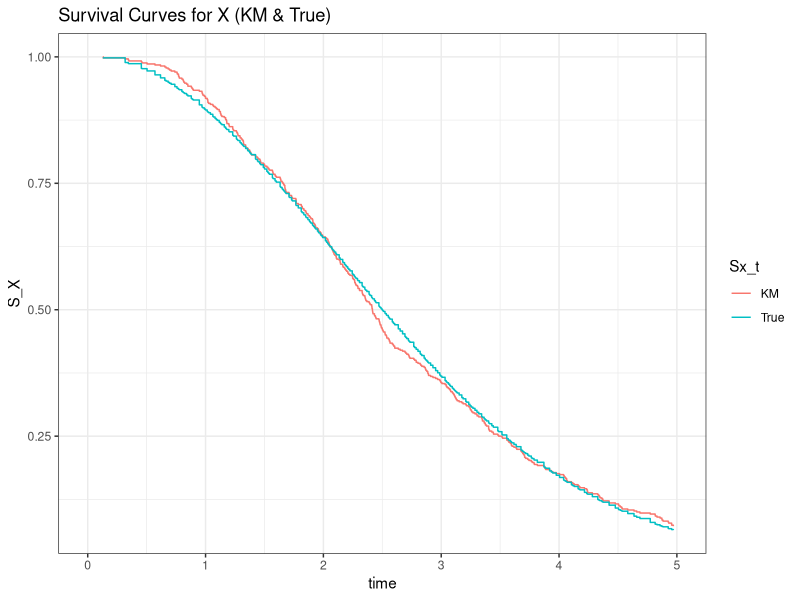
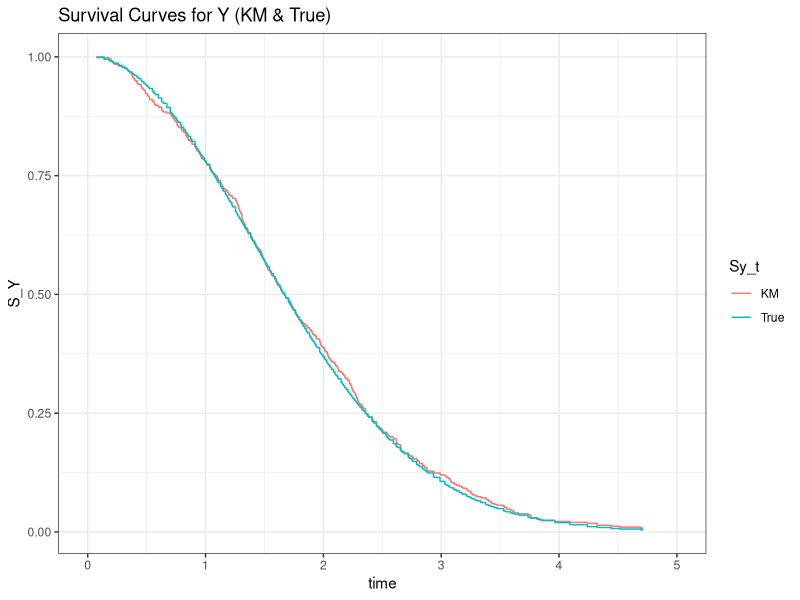
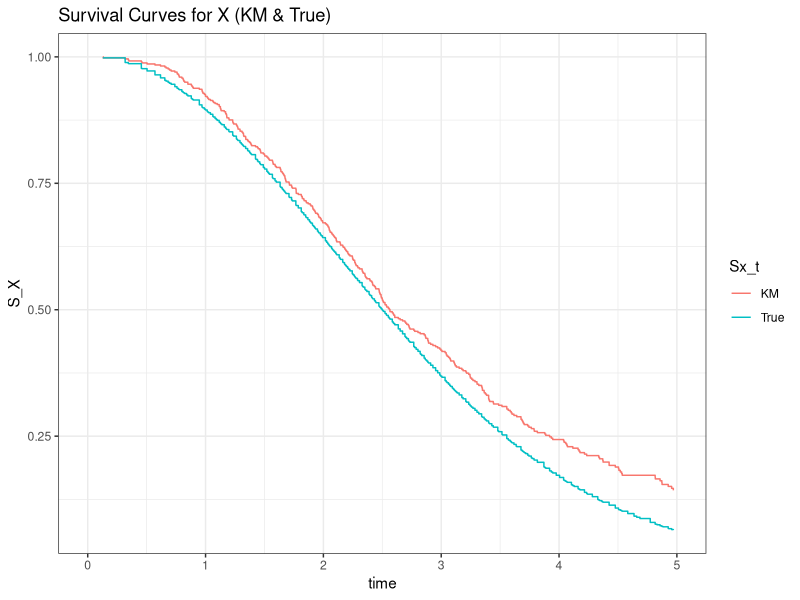
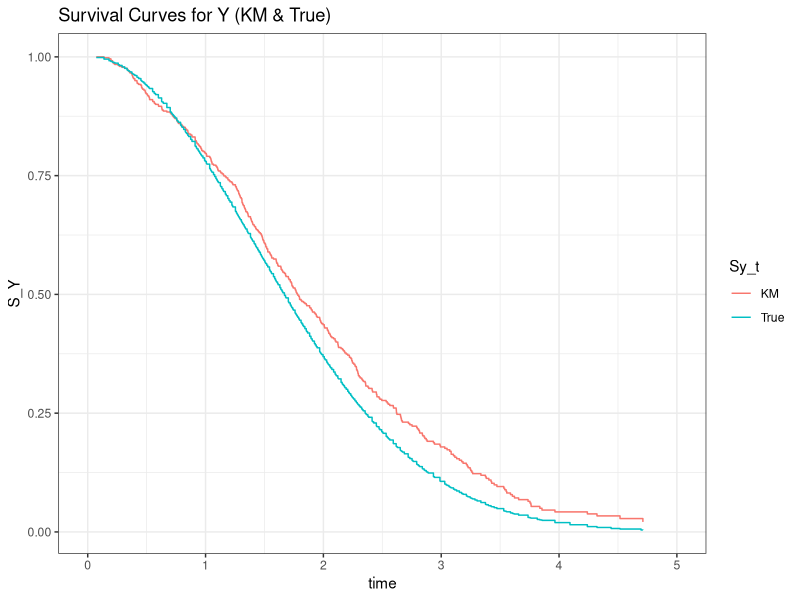
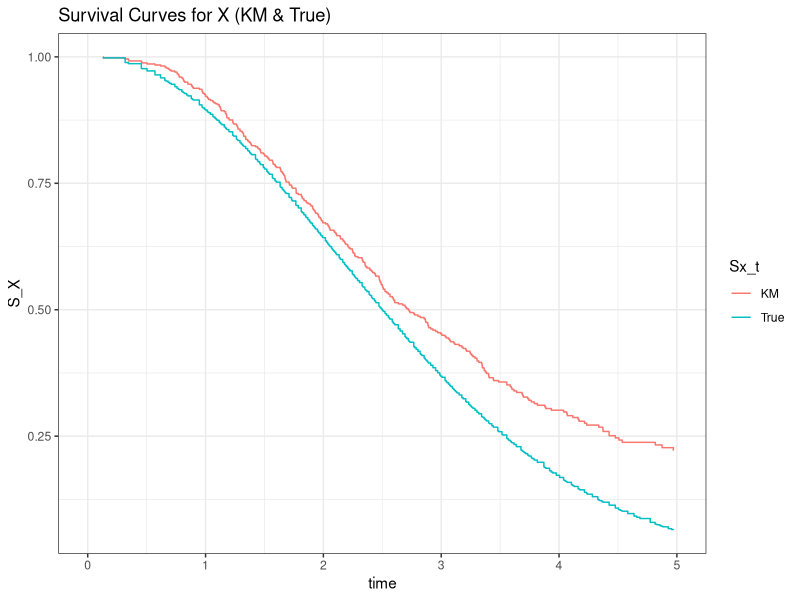
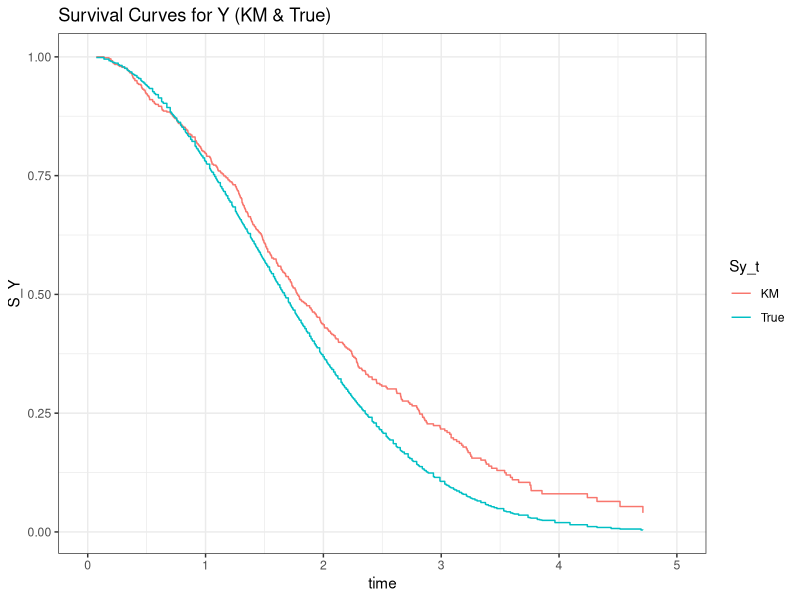

Source code (R) for these figures, in order:
## ---- chunk 1
knitr::opts_chunk$set(echo = TRUE)
## ---- chunk 2
simulate_G <- function(n, alpha, beta) {
  # Simulate draws of Weibull random variable.
  # 
  # Args:
  #   n: sample size
  #   alpha: scale parameter
  #   beta: shape parameter
  #
  # Sample U ~ N(0, 1)
  U <- runif(n)
  # Compute Weibull r.v. using inversed CDF
  X <- alpha * (- log(1 - U)) ^ (1 / beta)
  # return a length-n vector
  return(X)
}
## ---- chunk 3
library(survival)
t = sample(1:10, 10, replace = T)
d = sample(c(TRUE, FALSE), 10, replace = TRUE)
a = Surv(t, d)
survfit(a~1)$surv
## ---- chunk 4
KM_fit <- function(time, delta){
  # Obtain the unique values of event times
  unique_t <- sort(unique(time))
  m <- length(unique_t)
  # Kaplan-Meier Estimates
  KM <- c(1, unique_t)
  for (i in 1:m){
    KM[i + 1] <- KM[i] * (1 - sum(time == unique_t[i] & delta) / 
      sum(time >= unique_t[i]))
  }
  # Return the survival function (with precision correction)
  return (function(time){KM[sum(unique_t <= time* (1 - 1e-16)) + 1]})
}
## ---- chunk 5
km = KM_fit(t, d)
km(6.1)
## ---- chunk 6
library(ggplot2)
# Define the sample size
n <- 500
# Set the random seed for replication
set.seed(0)
# Sample X and Y
time_X <- simulate_G(n, 3, 2)
time_Y <- simulate_G(n, 2, 2)
# Compute KM estimates for S_X and S_Y
S_X <- KM_fit(time_X, ifelse(time_X < 5, 1, 0))
S_Y <- KM_fit(time_Y, ifelse(time_Y < 5, 1, 0))
# Define the function for true S_X and S_Y
S_true <- function(t, alpha, beta){exp(- (t / alpha) ^ beta)}
# Compare the KM estimates and the true values graphically
res_X <- data.frame("time" = rep(time_X[time_X <= 5], 2),
                    "S_X" = c(sapply(time_X[time_X <= 5], S_X),
                              sapply(time_X[time_X <= 5], 
                                     function(t){S_true(t, 3, 2)})), 
                    "Sx_t" = rep(c("KM", "True"), 
                                 each = sum(time_X <= 5)))
ggplot(data = res_X) + xlim(c(0, 5)) +
  geom_step(mapping = aes(x = time, 
                          y = S_X, color = Sx_t)) + 
  theme_bw() +
  labs(title = "Survival Curves for X (KM & True)")
res_Y <- data.frame("time" = rep(time_Y[time_Y <= 5], 2),
                    "S_Y" = c(sapply(time_Y[time_Y <= 5], S_Y),
                              sapply(time_Y[time_Y <= 5], 
                                     function(t){S_true(t, 2, 2)})), 
                    "Sy_t" = rep(c("KM", "True"), 
                                 each = sum(time_Y <= 5)))
ggplot(data = res_Y) + xlim(c(0, 5)) +
  geom_step(mapping = aes(x = time, 
                          y = S_Y, color = Sy_t)) + 
  theme_bw() +
  labs(title = "Survival Curves for Y (KM & True)")
## ---- chunk 7
# Define the sample size
n <- 500
# Set the random seed for replication
set.seed(0)
# Sample X and Y
time_X <- simulate_G(n, 3, 2)
time_Y <- simulate_G(n, 2, 2)
# Generate Z_X and Z_Y
Z_X <- rexp(n, 1 / 10)
Z_Y <- rexp(n, 1 / 10)
# Compute KM estimates for S_X and S_Y
S_X <- KM_fit(time_X, ifelse(time_X - Z_X < 0 & time_X < 5, 1, 0))
S_Y <- KM_fit(time_Y, ifelse(time_Y - Z_Y < 0 & time_Y < 5, 1, 0))
# Define the function for true S_X and S_Y
S_true <- function(t, alpha, beta){exp(- (t / alpha) ^ beta)}
# Compare the KM estimates and the true values graphically
res_X <- data.frame("time" = rep(time_X[time_X <= 5], 2),
                    "S_X" = c(sapply(time_X[time_X <= 5], S_X),
                              sapply(time_X[time_X <= 5], 
                                     function(t){S_true(t, 3, 2)})), 
                    "Sx_t" = rep(c("KM", "True"), 
                                 each = sum(time_X <= 5)))
ggplot(data = res_X) + xlim(c(0, 5)) +
  geom_step(mapping = aes(x = time, 
                          y = S_X, color = Sx_t)) + 
  theme_bw() +
  labs(title = "Survival Curves for X (KM & True)")
res_Y <- data.frame("time" = rep(time_Y[time_Y <= 5], 2),
                    "S_Y" = c(sapply(time_Y[time_Y <= 5], S_Y),
                              sapply(time_Y[time_Y <= 5], 
                                     function(t){S_true(t, 2, 2)})), 
                    "Sy_t" = rep(c("KM", "True"), 
                                 each = sum(time_Y <= 5)))
ggplot(data = res_Y) + xlim(c(0, 5)) +
  geom_step(mapping = aes(x = time, 
                          y = S_Y, color = Sy_t)) + 
  theme_bw() +
  labs(title = "Survival Curves for Y (KM & True)")
## ---- chunk 8
# Define the sample size
n <- 500
# Set the random seed for replication
set.seed(0)
# Sample X and Y
time_X <- simulate_G(n, 3, 2)
time_Y <- simulate_G(n, 2, 2)
# Generate Z_X and Z_Y
Z_X <- sapply(time_X, function(t){rexp(1, ifelse(t < 2, 1 / 10, 1 / 5))})
Z_Y <- sapply(time_Y, function(t){rexp(1, ifelse(t < 2, 1 / 10, 1 / 5))})
# Compute KM estimates for S_X and S_Y
S_X <- KM_fit(time_X, ifelse(time_X - Z_X < 0 & time_X < 5, 1, 0))
S_Y <- KM_fit(time_Y, ifelse(time_Y - Z_Y < 0 & time_Y < 5, 1, 0))
# Define the function for true S_X and S_Y
S_true <- function(t, alpha, beta){exp(- (t / alpha) ^ beta)}
# Compare the KM estimates and the true values graphically
res_X <- data.frame("time" = rep(time_X[time_X <= 5], 2),
                    "S_X" = c(sapply(time_X[time_X <= 5], S_X),
                              sapply(time_X[time_X <= 5], 
                                     function(t){S_true(t, 3, 2)})), 
                    "Sx_t" = rep(c("KM", "True"), 
                                 each = sum(time_X <= 5)))
ggplot(data = res_X) + xlim(c(0, 5)) +
  geom_step(mapping = aes(x = time, 
                          y = S_X, color = Sx_t)) + 
  theme_bw() +
  labs(title = "Survival Curves for X (KM & True)")
res_Y <- data.frame("time" = rep(time_Y[time_Y <= 5], 2),
                    "S_Y" = c(sapply(time_Y[time_Y <= 5], S_Y),
                              sapply(time_Y[time_Y <= 5], 
                                     function(t){S_true(t, 2, 2)})), 
                    "Sy_t" = rep(c("KM", "True"), 
                                 each = sum(time_Y <= 5)))
ggplot(data = res_Y) + xlim(c(0, 5)) +
  geom_step(mapping = aes(x = time, 
                          y = S_Y, color = Sy_t)) + 
  theme_bw() +
  labs(title = "Survival Curves for Y (KM & True)")
## ---- chunk 9
# knitr::purl("assignment2-code.Rmd", output = "assignment2.R")
# savehistory(file = "assignment2-transcript.Rt")
